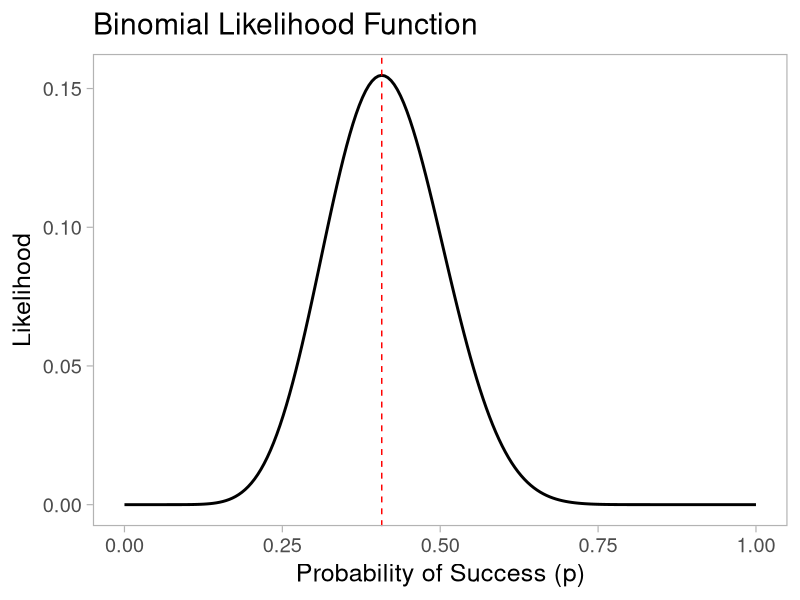
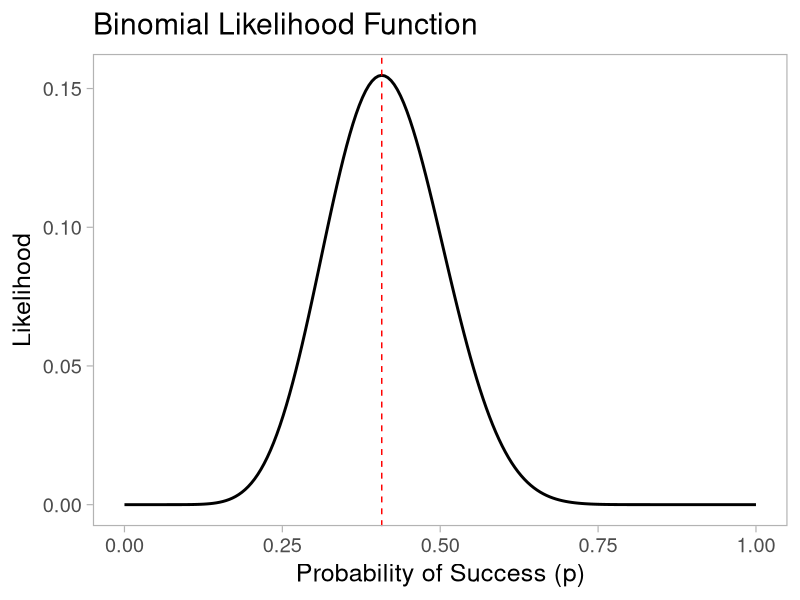

Here is the R script that generated these plots, in order:
library(ggplot2)
library(dplyr)

n <- 27
x <- 11
# Create a sequence of possible p values
p_seq <- seq(0, 1, length.out = 200)
# Compute the binomial likelihood for each p
likelihood <- dbinom(x, n, p_seq)
# Plot the likelihood function
ggplot(data.frame(p = p_seq, likelihood = likelihood), aes(x = p, y = likelihood)) +
    geom_line(size = 1) +
    labs(
        x = "Probability of Success (p)",
        y = "Likelihood",
        title = "Binomial Likelihood Function"
    ) +
    geom_vline(xintercept = x / n, color = "red", linetype = "dashed") +
    theme_light(base_size = 18) +
    theme(panel.grid = element_blank())

ggsave("presentations/session-01/_output/likelihood_plot.png",
    width = 8,
    height = 6,
    dpi = 150,
    unit = "in"
)
